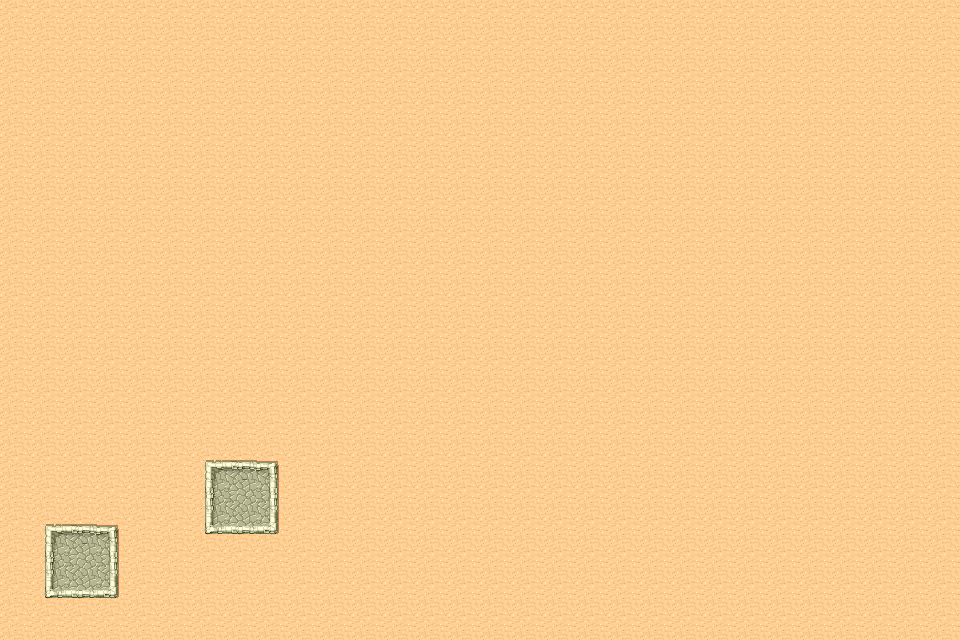

A level layout from a 2D game, rendered from its tile map. Below: a short description, then the map file with tile-grid data replaced by summaries:
An orthogonal 30x20 tile map with 32x32 px tiles, 1 tile layer (background) and 2 objects (2x levelSelect).

<map version="1.0" orientation="orthogonal" width="30" height="20" tilewidth="32" tileheight="32">
 <properties>
  <property name="retina" value="NO" />
 </properties>
 <tileset firstgid="1" name="tiles" tilewidth="32" tileheight="32" spacing="1" margin="1">
  <image source="tiles.png" width="265" height="199" />
 </tileset>
 <layer name="background" width="30" height="20">
  <data>[600 cells, 600 non-empty, 10 distinct tile ids]</data>
 </layer>
 <objectgroup name="objectData" width="30" height="20">
  <object name="1" type="levelSelect" x="64" y="544" width="32" height="32" />
  <object name="2" type="levelSelect" x="224" y="480" width="32" height="32" />
 </objectgroup>
</map>
